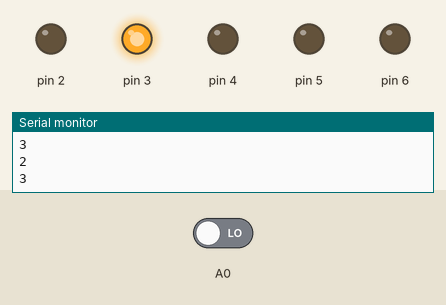
The sketch below on a simulated Arduino Uno, built with avr-gcc and run on an emulated ATmega328P. On the bench: output pins drawn as LEDs (lit = HIGH), the last lines printed to the serial monitor. Inputs (shaded band) come from the test bench; at power-on: A0 LOW. Random numbers use the default seed unless the sketch sets one; pins used as bus, display or sensor lines are not drawn.

Above: at 2.8 s.
2.9 s: A0 driven HIGH
4.4 s: A0 driven LOW
At 6.6 s:
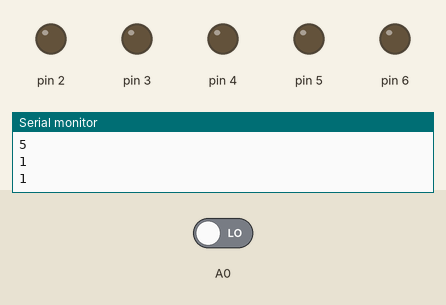
At 8.9 s:
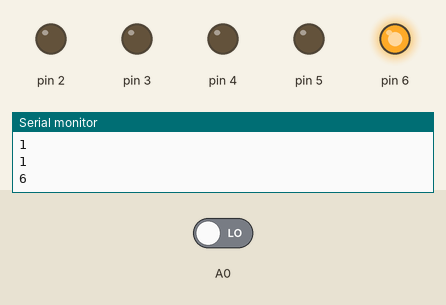
Timing chart, 0 to 37.9 s (numbered marks = the images above; inputs shaded):
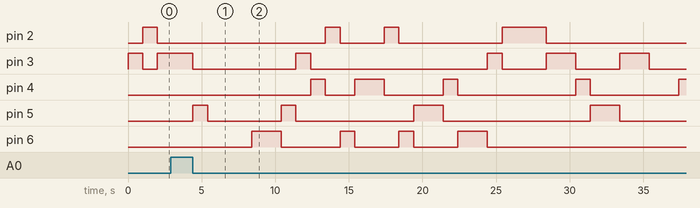

Measured:
- after the input at 2.9 s, every drawn part: stays the same
- after the input at 4.4 s, pin 2: goes HIGH 1.0 s, LOW 3.0 s, HIGH 1.0 s, LOW 7.0 s, HIGH 3.0 s, then LOW, starting after 9.0 s; pin 3: HIGH → LOW at once, → HIGH 7.0 s later, → LOW 1.0 s later, → HIGH 12.0 s later, … (9 changes in this stretch)

The sketch:

tas.ino
```cpp
#define key digitalRead(A0)

void setup() {
  pinMode(A0, INPUT);
  for (int i = 1; i <= 6; i++)
  {
    pinMode(i, OUTPUT);
  }
  randomSeed(analogRead(A0));
  Serial.begin(9600);
}

void loop() {
  if (key == 0) {
    int  randNum = random(1, 7);
    for (int i = 1; i <= 6; i++){
      digitalWrite(i, LOW);
    }
    Serial.println(randNum);
    digitalWrite(randNum, HIGH);
    delay(1000);
  }
}
```
